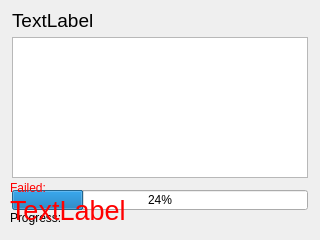
   <widget class="QWidget" name="mainLayout" native="true">
    <property name="enabled">
     <bool>true</bool>
    </property>
    <property name="geometry">
     <rect>
      <x>0</x>
      <y>0</y>
      <width>320</width>
      <height>240</height>
     </rect>
    </property>
    <widget class="QPlainTextEdit" name="testLog">
     <property name="geometry">
      <rect>
       <x>12</x>
       <y>37</y>
       <width>296</width>
       <height>141</height>
      </rect>
     </property>
     <property name="font">
      <font>
       <pointsize>10</pointsize>
      </font>
     </property>
    </widget>
    <widget class="QLabel" name="statusLabel">
     <property name="geometry">
      <rect>
       <x>12</x>
       <y>12</y>
       <width>291</width>
       <height>17</height>
      </rect>
     </property>
     <property name="font">
      <font>
       <pointsize>14</pointsize>
      </font>
     </property>
     <property name="text">
      <string>TextLabel</string>
     </property>
    </widget>
    <widget class="QProgressBar" name="progressBar">
     <property name="enabled">
      <bool>true</bool>
     </property>
     <property name="geometry">
      <rect>
       <x>12</x>
       <y>190</y>
       <width>296</width>
       <height>20</height>
      </rect>
     </property>
     <property name="sizePolicy">
      <sizepolicy hsizetype="Expanding" vsizetype="Fixed">
       <horstretch>0</horstretch>
       <verstretch>0</verstretch>
      </sizepolicy>
     </property>
     <property name="value">
      <number>24</number>
     </property>
    </widget>
    <widget class="QLabel" name="progressLabel">
     <property name="geometry">
      <rect>
       <x>10</x>
       <y>210</y>
       <width>296</width>
       <height>16</height>
      </rect>
     </property>
     <property name="text">
      <string>Progress:</string>
     </property>
    </widget>
    <widget class="QLabel" name="errorLabel">
     <property name="geometry">
      <rect>
       <x>10</x>
       <y>190</y>
       <width>291</width>
       <height>41</height>
      </rect>
     </property>
     <property name="palette">
      <palette>
       <active>
        <colorrole role="WindowText">
         <brush brushstyle="SolidPattern">
          <color alpha="255">
           <red>255</red>
           <green>0</green>
           <blue>0</blue>
          </color>
         </brush>
        </colorrole>
       </active>
       <inactive>
        <colorrole role="WindowText">
         <brush brushstyle="SolidPattern">
          <color alpha="255">
           <red>255</red>
           <green>0</green>
           <blue>0</blue>
          </color>
         </brush>
        </colorrole>
       </inactive>
       <disabled>
        <colorrole role="WindowText">
         <brush brushstyle="SolidPattern">
          <color alpha="255">
           <red>69</red>
           <green>69</green>
           <blue>69</blue>
          </color>
         </brush>
        </colorrole>
       </disabled>
      </palette>
     </property>
     <property name="font">
      <font>
       <pointsize>20</pointsize>
      </font>
     </property>
     <property name="text">
      <string>TextLabel</string>
     </property>
    </widget>
    <widget class="QLabel" name="errorFailLabel">
     <property name="geometry">
      <rect>
       <x>10</x>
       <y>180</y>
       <width>62</width>
       <height>16</height>
      </rect>
     </property>
     <property name="palette">
      <palette>
       <active>
        <colorrole role="WindowText">
         <brush brushstyle="SolidPattern">
          <color alpha="255">
           <red>255</red>
           <green>0</green>
           <blue>0</blue>
          </color>
         </brush>
        </colorrole>
       </active>
       <inactive>
        <colorrole role="WindowText">
         <brush brushstyle="SolidPattern">
          <color alpha="255">
           <red>255</red>
           <green>0</green>
           <blue>0</blue>
          </color>
         </brush>
        </colorrole>
       </inactive>
       <disabled>
        <colorrole role="WindowText">
         <brush brushstyle="SolidPattern">
          <color alpha="255">
           <red>69</red>
           <green>69</green>
           <blue>69</blue>
          </color>
         </brush>
        </colorrole>
       </disabled>
      </palette>
     </property>
     <property name="text">
      <string>Failed:</string>
     </property>
    </widget>
   </widget>
